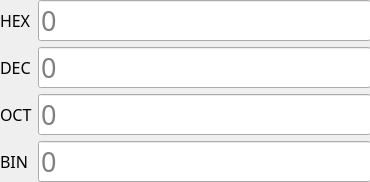
<?xml version="1.0" encoding="UTF-8"?>
<ui version="4.0">
 <class>exbase</class>
 <widget class="QDialog" name="exbase">
  <property name="geometry">
   <rect>
    <x>0</x>
    <y>0</y>
    <width>370</width>
    <height>182</height>
   </rect>
  </property>
  <property name="maximumSize">
   <size>
    <width>372</width>
    <height>182</height>
   </size>
  </property>
  <property name="windowTitle">
   <string>进制转换实用程序</string>
  </property>
  <widget class="QWidget" name="">
   <property name="geometry">
    <rect>
     <x>0</x>
     <y>0</y>
     <width>371</width>
     <height>182</height>
    </rect>
   </property>
   <layout class="QHBoxLayout" name="horizontalLayout">
    <item>
     <layout class="QVBoxLayout" name="verticalLayout_2">
      <item>
       <widget class="QLabel" name="label">
        <property name="font">
         <font>
          <family>Hack</family>
          <pointsize>12</pointsize>
         </font>
        </property>
        <property name="text">
         <string>HEX</string>
        </property>
       </widget>
      </item>
      <item>
       <widget class="QLabel" name="label_2">
        <property name="font">
         <font>
          <family>Hack</family>
          <pointsize>12</pointsize>
         </font>
        </property>
        <property name="text">
         <string>DEC</string>
        </property>
       </widget>
      </item>
      <item>
       <widget class="QLabel" name="label_3">
        <property name="font">
         <font>
          <family>Hack</family>
          <pointsize>12</pointsize>
         </font>
        </property>
        <property name="text">
         <string>OCT</string>
        </property>
       </widget>
      </item>
      <item>
       <widget class="QLabel" name="label_4">
        <property name="font">
         <font>
          <family>Hack</family>
          <pointsize>12</pointsize>
         </font>
        </property>
        <property name="text">
         <string>BIN</string>
        </property>
       </widget>
      </item>
     </layout>
    </item>
    <item>
     <layout class="QVBoxLayout" name="verticalLayout">
      <item>
       <widget class="QLineEdit" name="lineEdit">
        <property name="sizePolicy">
         <sizepolicy hsizetype="Expanding" vsizetype="Expanding">
          <horstretch>0</horstretch>
          <verstretch>0</verstretch>
         </sizepolicy>
        </property>
        <property name="font">
         <font>
          <family>Hack</family>
          <pointsize>20</pointsize>
         </font>
        </property>
        <property name="maxLength">
         <number>32767</number>
        </property>
        <property name="placeholderText">
         <string>0</string>
        </property>
       </widget>
      </item>
      <item>
       <widget class="QLineEdit" name="lineEdit_2">
        <property name="sizePolicy">
         <sizepolicy hsizetype="Expanding" vsizetype="Expanding">
          <horstretch>0</horstretch>
          <verstretch>0</verstretch>
         </sizepolicy>
        </property>
        <property name="font">
         <font>
          <family>Hack</family>
          <pointsize>20</pointsize>
         </font>
        </property>
        <property name="maxLength">
         <number>32767</number>
        </property>
        <property name="placeholderText">
         <string>0</string>
        </property>
       </widget>
      </item>
      <item>
       <widget class="QLineEdit" name="lineEdit_3">
        <property name="sizePolicy">
         <sizepolicy hsizetype="Expanding" vsizetype="Expanding">
          <horstretch>0</horstretch>
          <verstretch>0</verstretch>
         </sizepolicy>
        </property>
        <property name="font">
         <font>
          <family>Hack</family>
          <pointsize>20</pointsize>
         </font>
        </property>
        <property name="maxLength">
         <number>32767</number>
        </property>
        <property name="placeholderText">
         <string>0</string>
        </property>
       </widget>
      </item>
      <item>
       <widget class="QLineEdit" name="lineEdit_4">
        <property name="sizePolicy">
         <sizepolicy hsizetype="Expanding" vsizetype="Expanding">
          <horstretch>0</horstretch>
          <verstretch>0</verstretch>
         </sizepolicy>
        </property>
        <property name="font">
         <font>
          <family>Hack</family>
          <pointsize>20</pointsize>
         </font>
        </property>
        <property name="maxLength">
         <number>32767</number>
        </property>
        <property name="placeholderText">
         <string>0</string>
        </property>
       </widget>
      </item>
     </layout>
    </item>
   </layout>
  </widget>
 </widget>
 <resources/>
 <connections/>
</ui>
